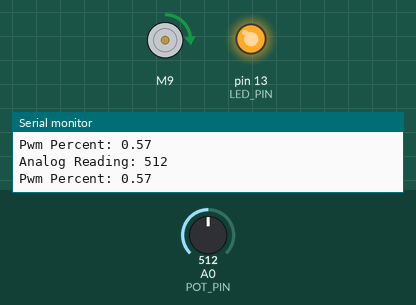
Simulated run of this sketch. Board: Arduino Uno, built with avr-gcc and run on an emulated ATmega328P. Parts: DC motor (green arrow = forward, orange = backward, longer = faster), output pins drawn as LEDs (lit = HIGH), the last lines printed to the serial monitor. The test bench sets the inputs (shaded band); at power-on: A0 (POT_PIN) = 512.

Above: at 6.2 s.
6.3 s: A0 (POT_PIN) set to 716
At 7.9 s:
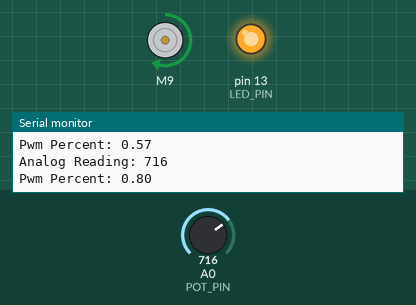
8.5 s: A0 (POT_PIN) set to 900
At 9.5 s:
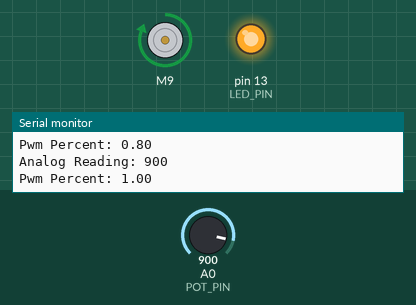
10.5 s: A0 (POT_PIN) set to 306
At 12.2 s:
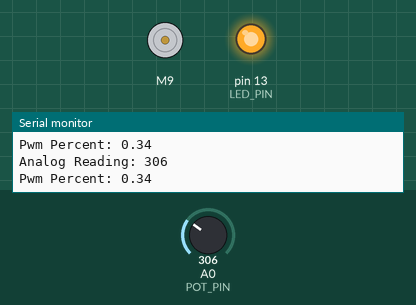
12.5 s: A0 (POT_PIN) set to 1023
At 13.9 s:
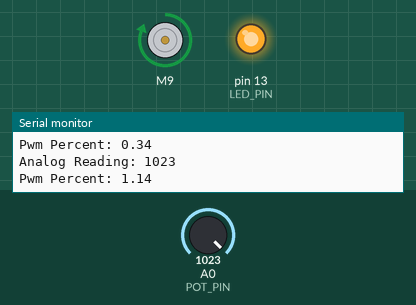
Timing chart, 0 to 15.5 s (numbered marks = the images above; inputs shaded):
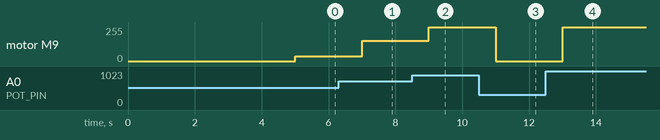

The sketch:

ESCcontrol.ino
```cpp
#include <Streaming.h>
#include "ESC.h"

#define LED_PIN 13                    // Pin for the LED
#define POT_PIN A0                    // Analog pin used to connect the potentiometer
#define ESC_PIN 9                     // Digital pin used to provide PWM to ESC

ESC myESC (ESC_PIN, 1000, 2000, 1000);         // ESC_Name (PIN, Minimum Value, Maximum Value, Arm Value)

int val;                                // variable to read the value from the analog pin

void setup() {
  Serial.begin(9600);
  pinMode(LED_PIN, OUTPUT);             // LED Visual Output
  myESC.arm();                          // Send the Arm value
  digitalWrite(LED_PIN, HIGH);          // LED High Once Armed
  delay(5000);                          // Wait for a while
}

void loop() {
  val = analogRead(POT_PIN);            // reads the value of the potentiometer (value between 0 and 1023)
  val = map(val, 0, 896, 0, 2000);  // scale it to use it with the ESC (value between 1000 and 2000)
  myESC.speed(val);                     // sets the ESC speed according to the scaled value
  Serial.print("Analog Reading: ");
  Serial.println(analogRead(POT_PIN));
  Serial.print("Pwm Percent: ");
  Serial.println(val/2000.0);
  delay(1000);                            // Wait for a while
}
```

Measured:
- after the input at 6.3 s, motor M9: forward 36/255 → forward 152/255 after 0.70 s
- after the input at 8.5 s, motor M9: forward 152/255 → forward 255/255 after 0.51 s
- after the input at 10.5 s, motor M9: forward 255/255 → stopped after 0.51 s
- after the input at 12.5 s, motor M9: stopped → forward 255/255 after 0.51 s
